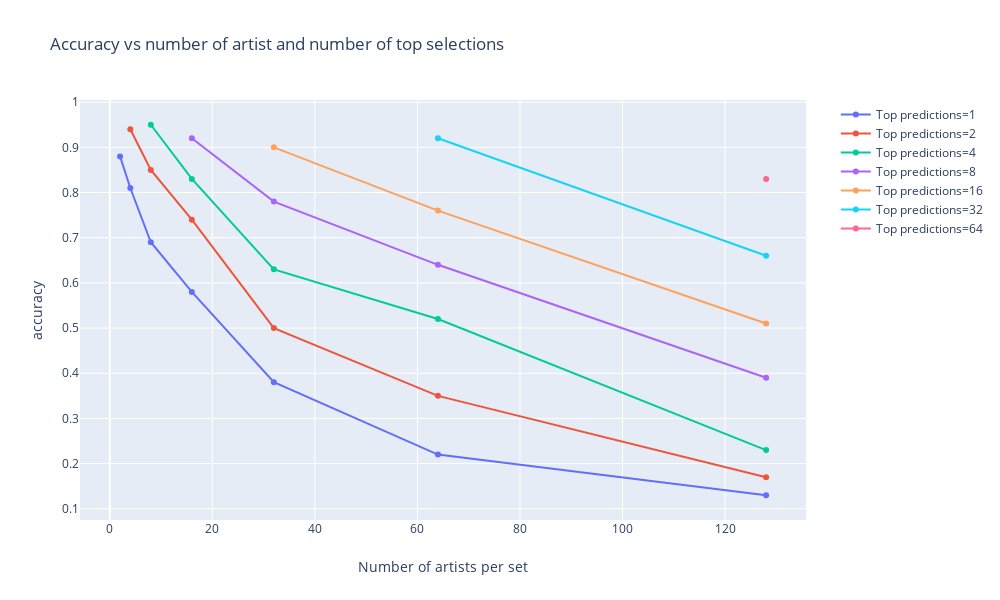

Write notebook code for a chart like this one.
### Code cell
fig = px.line(result_df, x='n_artist', y='accuracy', color='top_n', 
              title='Accuracy vs number of artist and number of top selections', 
              labels={'n_artist': 'Number of artists per set', 'top_n': 'Top predictions'}).update_traces(mode='lines+markers')
fig.update_layout(
    autosize=False,
    width=1000,
    height=600,)
fig.show()

### Figure 1 — Plotly figure (JSON) as saved in the notebook; plotly's stock layout.template omitted (floating-point values rounded to 4 significant figures)
{"data": [{"hoverlabel": {"namelength": 0}, "hovertemplate": "Top predictions=1<br>Number of artists per set=%{x}<br>accuracy=%{y}", "legendgroup": "Top predictions=1", "line": {"color": "#636efa", "dash": "solid"}, "mode": "lines+markers", "name": "Top predictions=1", "showlegend": true, "type": "scatter", "x": [2, 4, 8, 16, 32, 64, 128], "xaxis": "x", "y": [0.88, 0.81, 0.69, 0.58, 0.38, 0.22, 0.13], "yaxis": "y"}, {"hoverlabel": {"namelength": 0}, "hovertemplate": "Top predictions=2<br>Number of artists per set=%{x}<br>accuracy=%{y}", "legendgroup": "Top predictions=2", "line": {"color": "#EF553B", "dash": "solid"}, "mode": "lines+markers", "name": "Top predictions=2", "showlegend": true, "type": "scatter", "x": [4, 8, 16, 32, 64, 128], "xaxis": "x", "y": [0.94, 0.85, 0.74, 0.5, 0.35, 0.17], "yaxis": "y"}, {"hoverlabel": {"namelength": 0}, "hovertemplate": "Top predictions=4<br>Number of artists per set=%{x}<br>accuracy=%{y}", "legendgroup": "Top predictions=4", "line": {"color": "#00cc96", "dash": "solid"}, "mode": "lines+markers", "name": "Top predictions=4", "showlegend": true, "type": "scatter", "x": [8, 16, 32, 64, 128], "xaxis": "x", "y": [0.95, 0.83, 0.63, 0.52, 0.23], "yaxis": "y"}, {"hoverlabel": {"namelength": 0}, "hovertemplate": "Top predictions=8<br>Number of artists per set=%{x}<br>accuracy=%{y}", "legendgroup": "Top predictions=8", "line": {"color": "#ab63fa", "dash": "solid"}, "mode": "lines+markers", "name": "Top predictions=8", "showlegend": true, "type": "scatter", "x": [16, 32, 64, 128], "xaxis": "x", "y": [0.92, 0.78, 0.64, 0.39], "yaxis": "y"}, {"hoverlabel": {"namelength": 0}, "hovertemplate": "Top predictions=16<br>Number of artists per set=%{x}<br>accuracy=%{y}", "legendgroup": "Top predictions=16", "line": {"color": "#FFA15A", "dash": "solid"}, "mode": "lines+markers", "name": "Top predictions=16", "showlegend": true, "type": "scatter", "x": [32, 64, 128], "xaxis": "x", "y": [0.9, 0.76, 0.51], "yaxis": "y"}, {"hoverlabel": {"namelength": 0}, "hovertemplate": "Top predictions=32<br>Number of artists per set=%{x}<br>accuracy=%{y}", "legendgroup": "Top predictions=32", "line": {"color": "#19d3f3", "dash": "solid"}, "mode": "lines+markers", "name": "Top predictions=32", "showlegend": true, "type": "scatter", "x": [64, 128], "xaxis": "x", "y": [0.92, 0.66], "yaxis": "y"}, {"hoverlabel": {"namelength": 0}, "hovertemplate": "Top predictions=64<br>Number of artists per set=%{x}<br>accuracy=%{y}", "legendgroup": "Top predictions=64", "line": {"color": "#FF6692", "dash": "solid"}, "mode": "lines+markers", "name": "Top predictions=64", "showlegend": true, "type": "scatter", "x": [128], "xaxis": "x", "y": [0.83], "yaxis": "y"}], "layout": {"autosize": false, "height": 600, "legend": {"tracegroupgap": 0}, "title": {"text": "Accuracy vs number of artist and number of top selections"}, "width": 1000, "xaxis": {"anchor": "y", "domain": [0, 0.98], "title": {"text": "Number of artists per set"}}, "yaxis": {"anchor": "x", "domain": [0, 1], "title": {"text": "accuracy"}}}}
